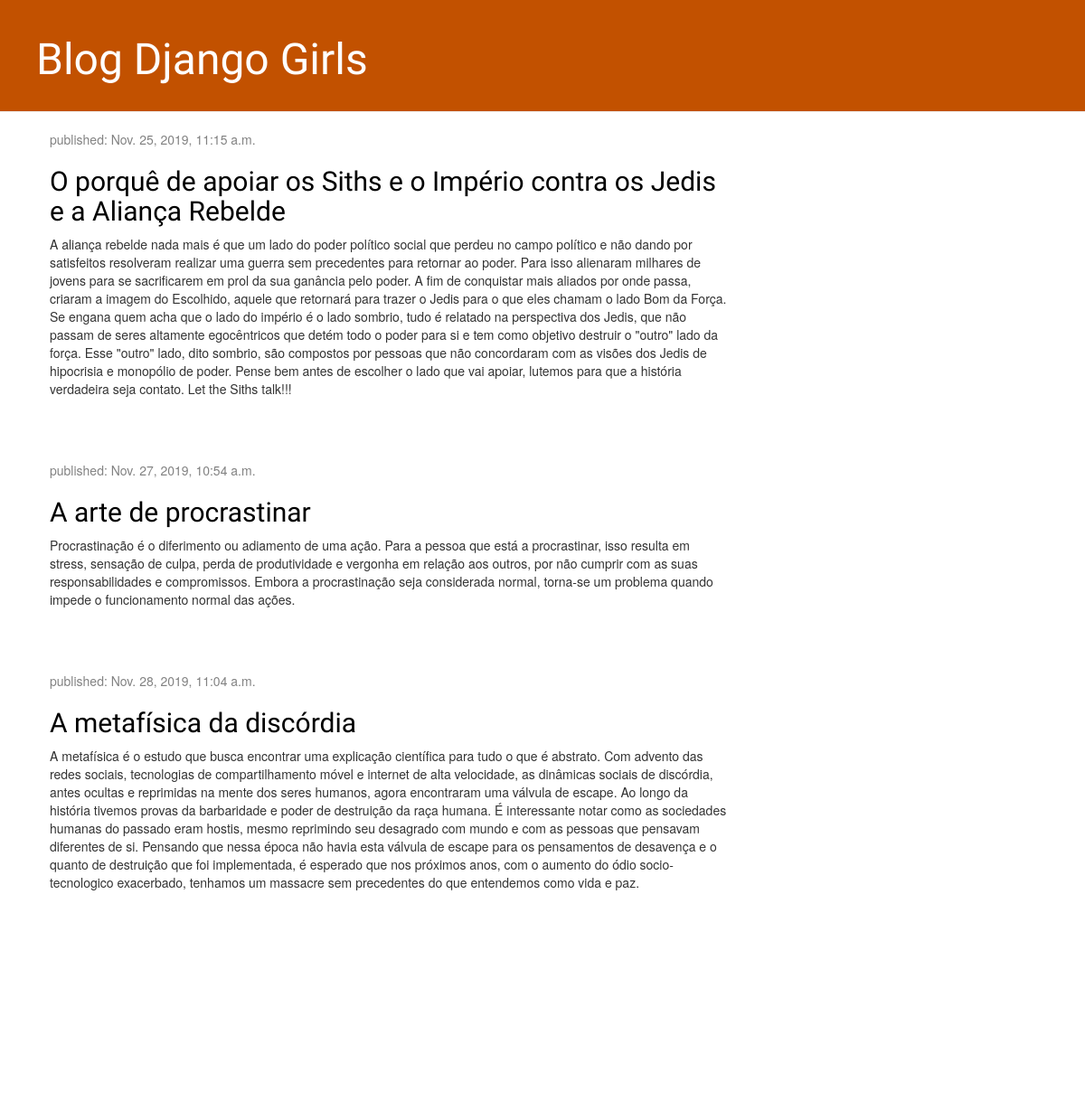
Before: / with the older database file.
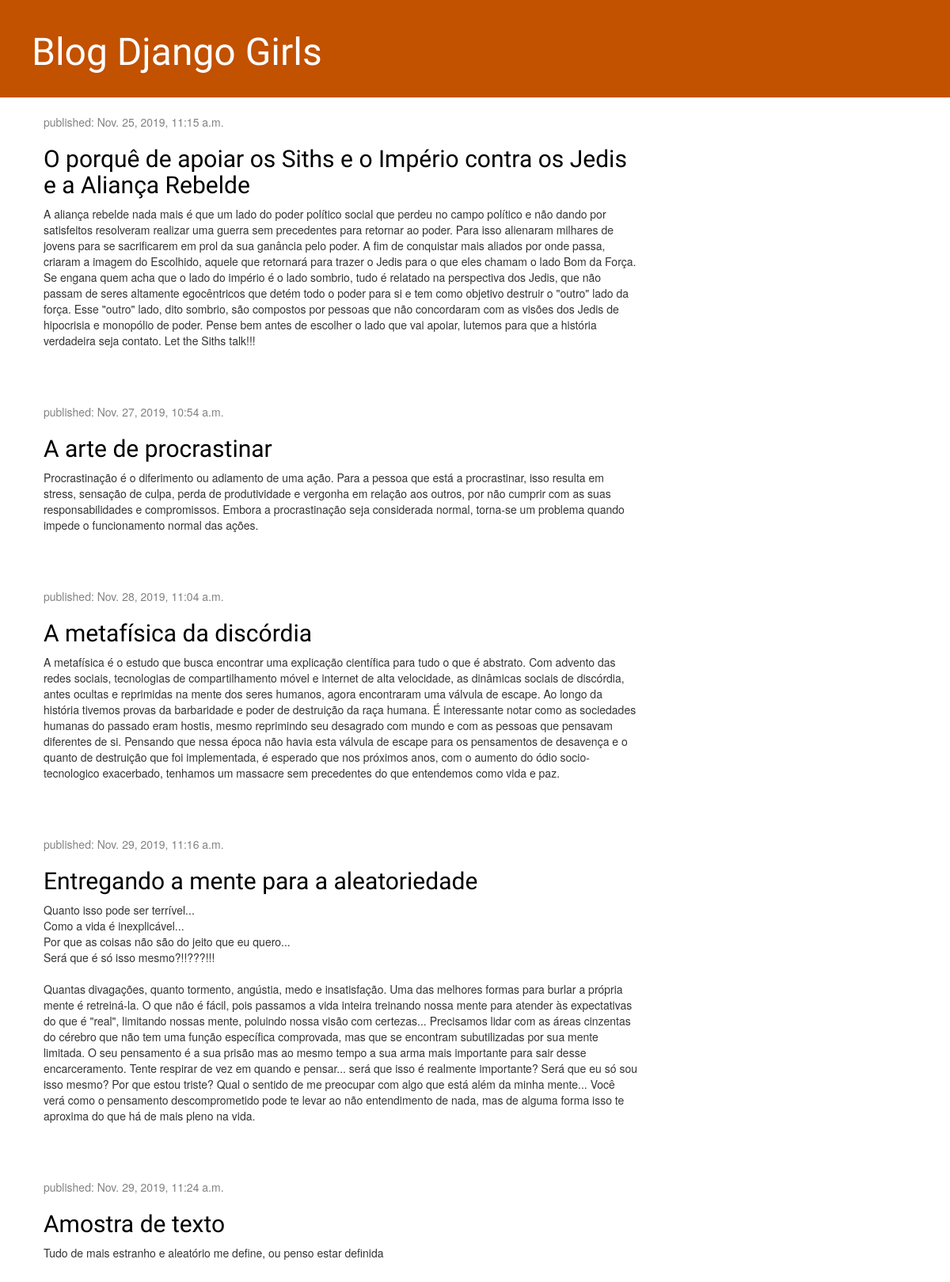
After: the same page with the newer database file.
### blog/models.py (models this page shows, shortened)
class Post(models.Model):
    author = models.ForeignKey(settings.AUTH_USER_MODEL, on_delete=models.CASCADE)
    title = models.CharField(max_length=200)
    text = models.TextField()
    created_date = models.DateTimeField(default=timezone.now)
    published_date = models.DateTimeField(blank=True, null=True)

### blog/views.py (the view)
# urls.py: path('', views.post_list, name='post_list'),
def post_list(request):
    posts = Post.objects.filter(published_date__lte=timezone.now()).order_by('published_date')
    return render(request, 'blog/post_list.html', {'posts': posts})

### blog/templates/blog/post_list.html
{% extends 'blog/base.html' %}
{% block content%}
    {% for post in posts %}
        <div class="post">
            <div class="date">
                <p>published: {{ post.published_date }}</p>
            </div>
            <h2><a href="{% url 'post_detail' pk=post.pk %}">{{ post.title }}</a></h2>
            <p>{{ post.text|linebreaksbr }}</p>
        </div>
    {% endfor %}
{% endblock %}

Changed rows visible on the page:
added Post: published_date "Nov. 29, 2019, 11:16 a.m.", title "Entregando a mente para a aleatoriedade", text "Quanto isso pode ser terrível... Como a vida é inexplicável... Por que as coisas não são do jeito que eu quero... Será que é só isso mesmo?!!???!!! Quantas divagações, quanto tormento, angústia, medo e insatisfação. Uma das melhores formas para burlar a própria mente é retreiná-la. O que não é fácil, pois passamos a vida inteira treinando nossa mente para atender às expectativas do que é \"real\", limitando nossas mente, poluindo nossa visão com certezas... Precisamos lidar com as áreas cinzentas do cérebro que não tem uma função específica comprovada, mas que se encontram subutilizadas por sua mente limitada. O seu pensamento é a sua prisão mas ao mesmo tempo a sua arma mais importante para…"
now on this page (row edited): Post: published_date "Nov. 29, 2019, 11:24 a.m.", title "Amostra de texto", text "Tudo de mais estranho e aleatório me define, ou penso estar definida"
